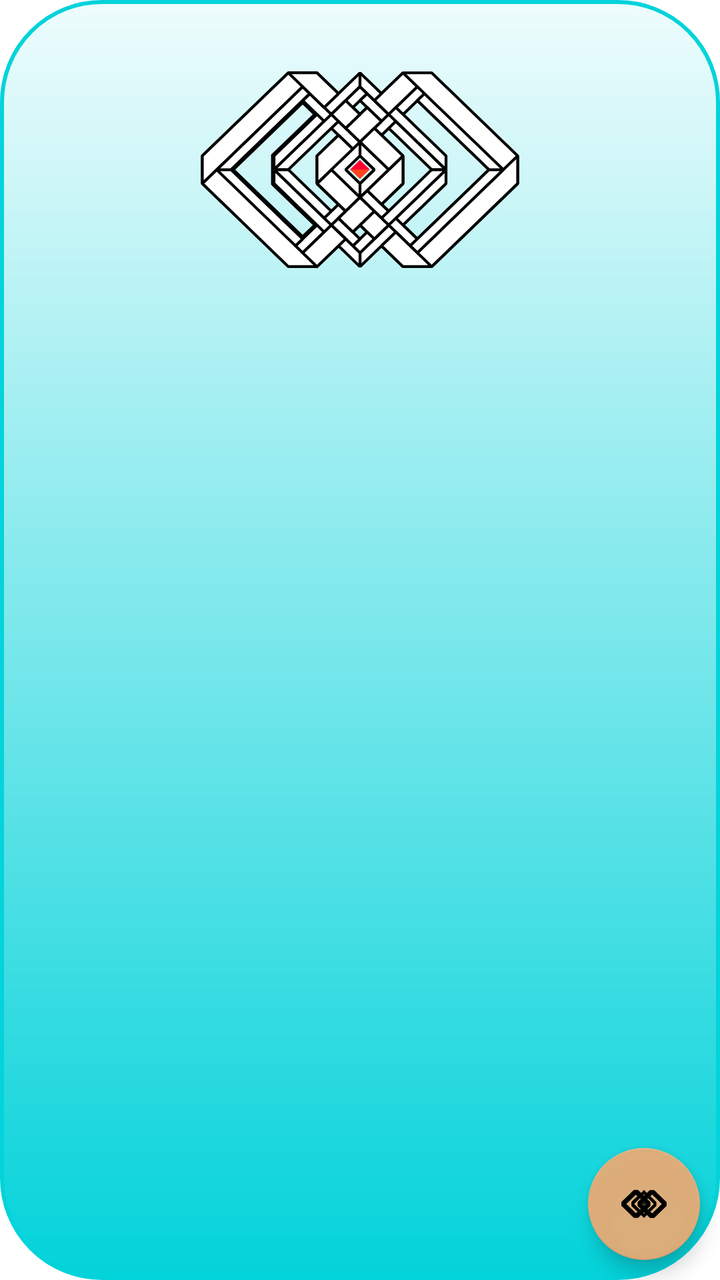
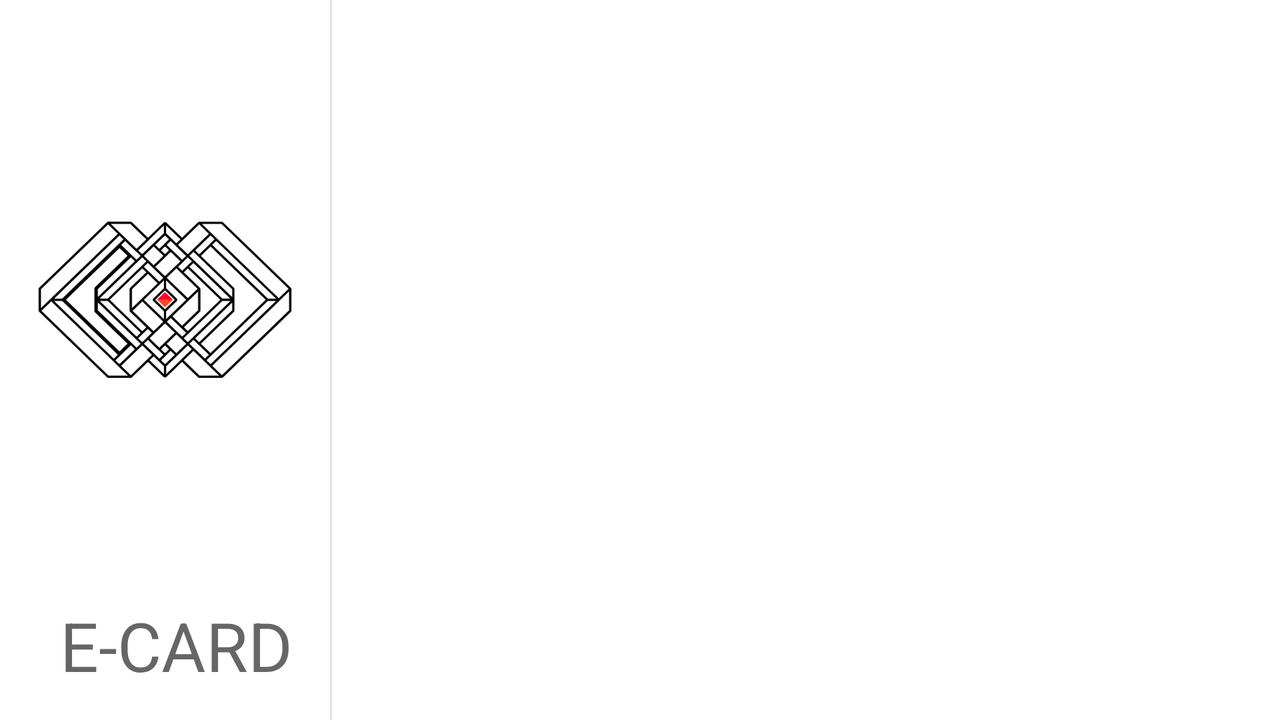

Two renders of one Android screen. The first uses the default layout on a phone; the second uses the alternative layout the repository ships for a different screen configuration, on a matching device. The two XML files are below.
<!-- AndroidManifest.xml: application theme Theme.EMeCard -->
<!-- res/layout/activity_main.xml -->
<?xml version="1.0" encoding="utf-8"?>
<androidx.constraintlayout.widget.ConstraintLayout xmlns:android="http://schemas.android.com/apk/res/android"
    xmlns:app="http://schemas.android.com/apk/res-auto"
    xmlns:tools="http://schemas.android.com/tools"
    android:layout_width="match_parent"
    android:layout_height="match_parent"
    android:orientation="vertical"
    android:background="@drawable/card_border"

    tools:context=".MainActivity"
    tools:ignore="ExtraText">

    <ImageView
        android:id="@+id/imageView"
        android:layout_width="match_parent"
        android:layout_height="170dp"
        app:srcCompat="@drawable/ic_gabari_wb"
        app:layout_constraintHorizontal_bias="0.5"
        app:layout_constraintStart_toStartOf="parent"
        app:layout_constraintEnd_toEndOf="parent"
        app:layout_constraintTop_toTopOf="parent"
        app:contentDescription="logo couleurwest it"/>

    <FrameLayout
        android:id="@+id/fragment_main"
        android:layout_width="match_parent"
        android:layout_height="0dp"
        android:layout_weight="0.1"
        app:layout_constraintEnd_toEndOf="parent"
        app:layout_constraintHorizontal_bias="0.5"
        app:layout_constraintStart_toStartOf="parent"
        app:layout_constraintTop_toBottomOf="@+id/imageView">
    </FrameLayout>

    <com.google.android.material.floatingactionbutton.FloatingActionButton
        android:id="@+id/closer"
        android:layout_width="wrap_content"
        android:layout_height="wrap_content"
        android:layout_marginEnd="10dp"
        android:layout_marginBottom="10dp"
        android:clickable="true"
        android:focusable="true"
        app:srcCompat="@drawable/ic_gabari_wb"
        tools:ignore="HardcodedText"
        app:layout_constraintEnd_toEndOf="parent"
        app:layout_constraintBottom_toBottomOf="parent"
        app:contentDescription="closer" />

</androidx.constraintlayout.widget.ConstraintLayout>
<!-- resources referenced by this layout -->
<resources>
  <!-- drawable card_border (drawable) -->
  <?xml version="1.0" encoding="utf-8"?>
  <shape xmlns:android="http://schemas.android.com/apk/res/android" android:shape="rectangle">
      <stroke
          android:width="2dp"
          android:color="?attr/colorPrimary" />
      <corners android:radius="50dp"/>
      <gradient
          android:type="linear"
          android:angle="90"
          android:startColor="#ff03D3DA"
          android:endColor="#1103D3DA" />
  </shape>
  <!-- drawable ic_gabari_wb: vector/xml drawable (drawable, 8861 chars, omitted) -->
  <style name="Theme.EMeCard" parent="Theme.MaterialComponents.DayNight.NoActionBar">
          
          
          <item name="colorPrimary">@color/teal_200</item>
          <item name="colorPrimaryVariant">@color/teal_700</item>
          <item name="colorOnPrimary">@color/black</item>
          
          <item name="colorSecondary">@color/light_900</item>
          <item name="colorSecondaryVariant">@color/light_A200</item>
          <item name="colorOnSecondary">@color/black</item>
          
          <item name="android:statusBarColor" tools:targetApi="21">?attr/colorPrimaryVariant</item>
  
      </style>
  <color name="teal_200">#03D3DA</color>
  <color name="teal_700">#FF018786</color>
  <color name="black">#FF000000</color>
  <color name="light_900">#EEEAAB74</color>
  <color name="light_A200">#E1812E</color>
</resources>
<!-- res/layout-land/activity_main.xml (the repository's variant of the layout above) -->
<!-- drawn on the phone turned sideways -->
<?xml version="1.0" encoding="utf-8"?>
<androidx.constraintlayout.widget.ConstraintLayout xmlns:android="http://schemas.android.com/apk/res/android"
    xmlns:app="http://schemas.android.com/apk/res-auto"
    xmlns:tools="http://schemas.android.com/tools"
    android:layout_width="match_parent"
    android:layout_height="match_parent"
    android:orientation="horizontal"
    tools:context=".MainActivity">

    <ImageView
        android:id="@+id/imageView"
        android:layout_width="165dp"
        android:layout_height="300dp"
        android:padding="15dp"
        app:layout_constraintStart_toStartOf="parent"
        app:layout_constraintTop_toTopOf="parent"
        app:srcCompat="@drawable/ic_gabari_wb"
        app:contentDescription="logo couleur west it"/>

    <TextView
        android:id="@+id/textView"
        android:layout_width="165dp"
        android:layout_height="47dp"
        android:paddingStart="30dp"

        android:text="@string/prompt_ecard"
        android:textAppearance="@style/TextAppearance.AppCompat.Display1"
        app:layout_constraintEnd_toEndOf="@+id/imageView"
        app:layout_constraintStart_toStartOf="parent"
        app:layout_constraintTop_toBottomOf="@+id/imageView"
        app:textAllCaps="true"
        tools:ignore="RtlSymmetry" />

    <View
        android:id="@+id/divider2"
        android:layout_width="1dp"
        android:layout_height="409dp"
        android:background="?android:attr/listDivider"
        app:layout_constraintTop_toTopOf="parent"
        app:layout_constraintTop_toBottomOf="parent"
        app:layout_constraintStart_toEndOf="@+id/imageView"
        />
    <FrameLayout
        android:id="@+id/fragment_main"
        android:layout_width="0dp"
        android:layout_height="match_parent"
        android:layout_weight="0.1"
        app:layout_constraintEnd_toEndOf="parent"
        app:layout_constraintHorizontal_bias="0.5"
        app:layout_constraintStart_toStartOf="@+id/divider2"
        app:layout_constraintTop_toBottomOf="parent">

    </FrameLayout>


</androidx.constraintlayout.widget.ConstraintLayout>
<!-- resources referenced by the variant -->
<!-- as the phone turned sideways resolves them -->
<resources>
  <!-- drawable ic_gabari_wb: vector/xml drawable (drawable, 8861 chars, omitted) -->
  <string name="prompt_ecard">E-Card</string>
  <style name="Theme.EMeCard" parent="Theme.MaterialComponents.DayNight.NoActionBar">
          
          
          <item name="colorPrimary">@color/teal_200</item>
          <item name="colorPrimaryVariant">@color/teal_700</item>
          <item name="colorOnPrimary">@color/black</item>
          
          <item name="colorSecondary">@color/light_900</item>
          <item name="colorSecondaryVariant">@color/light_A200</item>
          <item name="colorOnSecondary">@color/black</item>
          
          <item name="android:statusBarColor" tools:targetApi="21">?attr/colorPrimaryVariant</item>
  
      </style>
  <color name="teal_200">#03D3DA</color>
  <color name="teal_700">#FF018786</color>
  <color name="black">#FF000000</color>
  <color name="light_900">#EEEAAB74</color>
  <color name="light_A200">#E1812E</color>
</resources>
